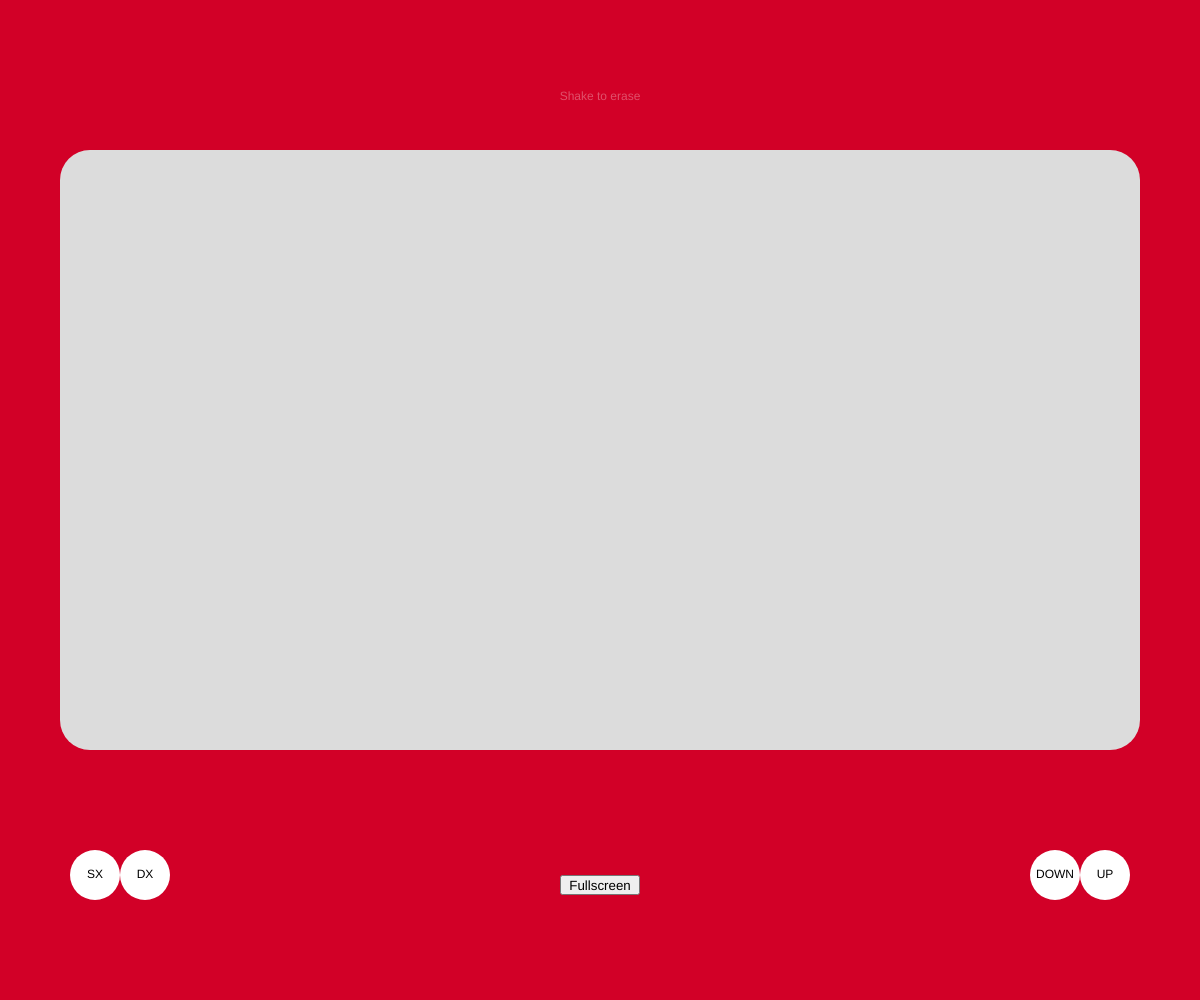
Frame 1 (no input)
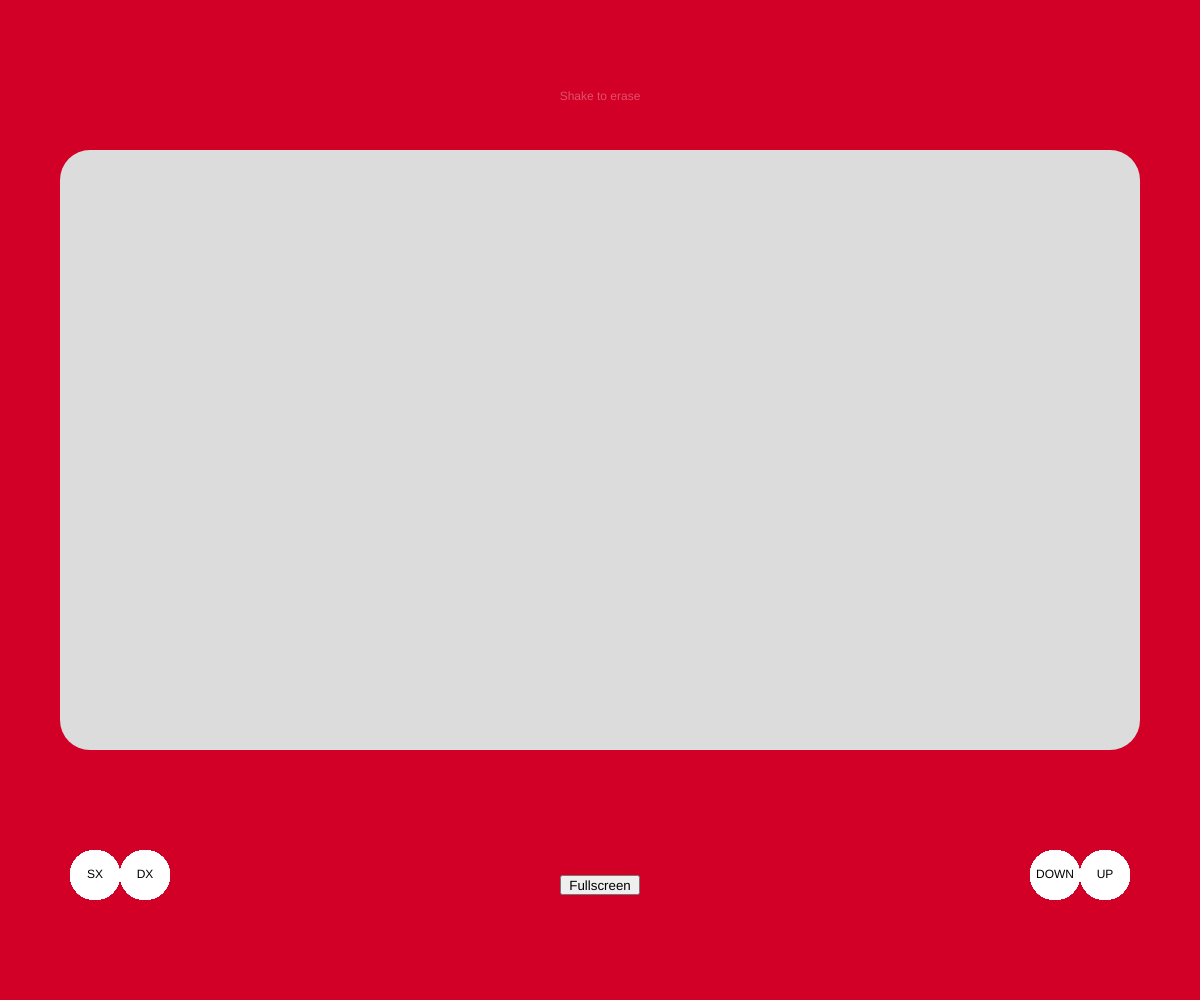
Frame 60 (no input)
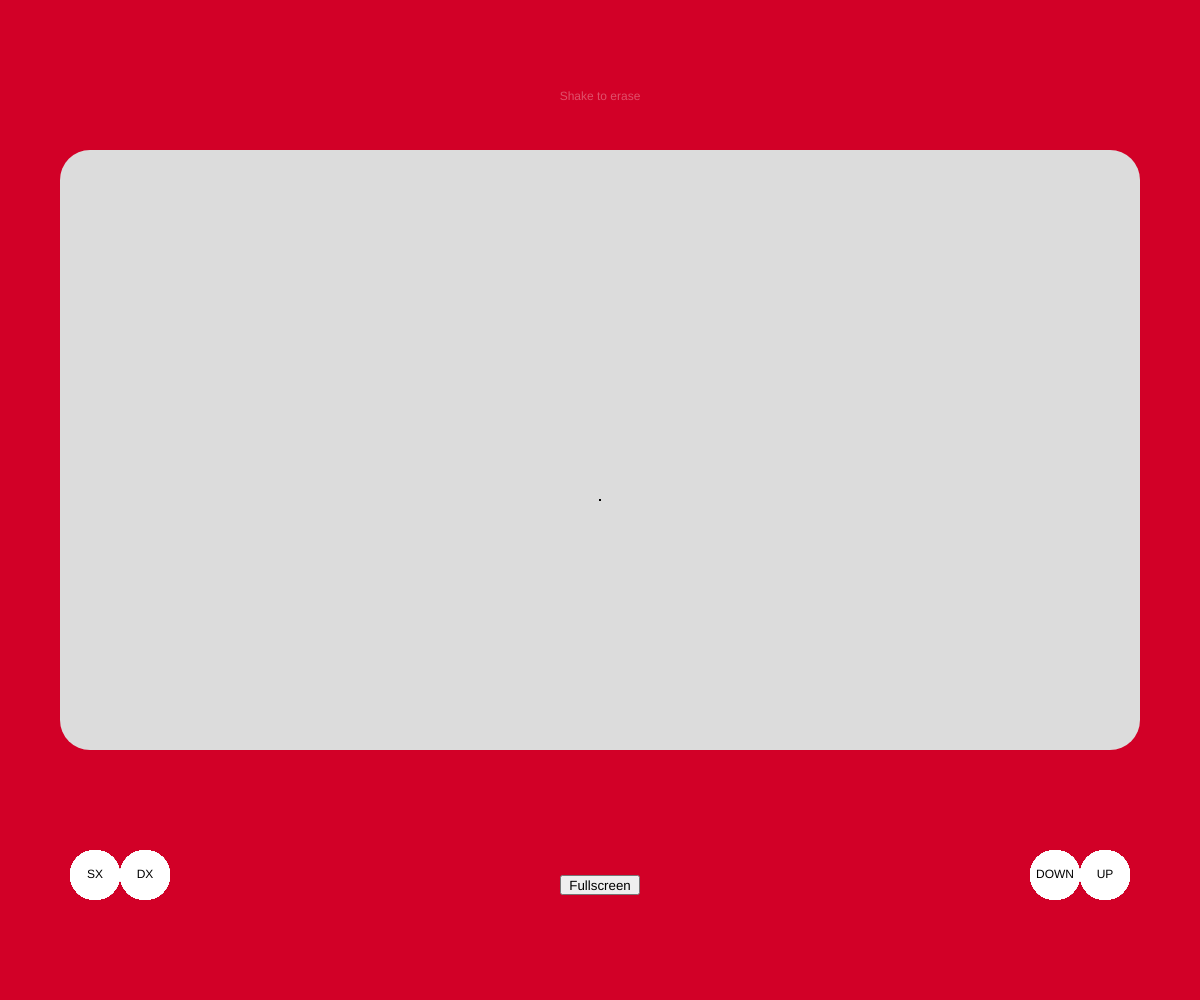
Frame 120 (the mouse pressed at the canvas centre since frame 60)

The p5.js sketch that drew these frames (run headless with seeded random() and noise() and a simulated clock; from frame 60 on, the mouse is pressed at the canvas centre):

// p5.js sketch
// ── sketch.js
let dotX;
let dotY;
let rectX;
let rectY;
let rectW;
let rectH;
let penna;
let bgcolor;
let destra;
let sinistra;
let sopra;
let sotto;
let value = 220;
let button;


function setup() {
  createCanvas(windowWidth, windowHeight);
  bgcolor = 210;
  background(210, 0, 39);
  textAlign(CENTER);
  rectMode(CENTER);
  fill(255, 255, 255, 80)
  text("Shake to erase", windowWidth/2, windowHeight/10)
  dotX = windowWidth/2;                                                                   //punto di partenza della penna
  dotY = windowHeight/2;                                                                  
  destra = new Tasto((windowWidth/10)+25, 7*(windowHeight/8), 50, "DX");                  //tasti direzionali
  sinistra = new Tasto((windowWidth/10)-25, 7*(windowHeight/8), 50, "SX");
  sopra = new Tasto(9*(windowWidth/10)+25, 7*(windowHeight/8), 50, "UP");
  sotto = new Tasto(9*(windowWidth/10)-25, 7*(windowHeight/8), 50, "DOWN");
  rectX = windowWidth/2;                                                                  //posizione e dimensione del rettangolo grigio
  rectY = windowHeight/2;
  rectW = 9*(windowWidth/10);
  rectH = 6*(windowHeight/10);
  noStroke();
  push()
  translate(0, -windowHeight/20);                      
  fill(value);
  rect(rectX, rectY, rectW, rectH, 30)
  pop()
  button = createButton('Fullscreen');                                                    //bottone per fullscreen (ATTENZIONE: DA IOS NON FUNZIONA ANCHE DANDO IL CONSENSO)
  button.size(80,20);
  button.position((windowWidth/2)-40, 7*(windowHeight/8));
  button.mousePressed(schermointero);
  button.addClass("prevent-select");                                                      //aggiunta classe da css per evitare che sia evidenziabile il testo del pulsante
}

function draw() {

  destra.show();                                                                          //mostra tasti
  sinistra.show();
  sopra.show();
  sotto.show();
  muovi();
  
  if (dotY >= (rectH/2)+(windowHeight/2)-(windowHeight/20)){                              //evita che la "penna" esca dal rettangolo grigio
    dotY--;
  } else if(dotY <= -(rectH/2)+(windowHeight/2)-(windowHeight/20)){
    dotY++;
  }

  if(dotX >= (rectW/2)+(windowWidth/2)){
    dotX--;
  } else if (dotX <= -(rectW/2)+(windowWidth/2)){
    dotX++;
  }

}

function muovi(){                             //funzione per muovere penna se si tengono premuti i tasti
  if(mouseIsPressed){
    fill("black");
    penna = ellipse(dotX, dotY, 1);
    destra.muovidx();
    sinistra.muovisx();
    sopra.muoviup();
    sotto.muovidown();
    
  }

}

function schermointero(){                     //funzione per schermo intero richiamata dal bottone (ATTENZIONE: DA IOS NON FUNZIONA ANCHE DANDO IL CONSENSO)
  let fs = fullscreen();
  fullscreen(!fs);
}

function deviceShaken() {                     //"cancella" il disegno quando si scuote il telefono, ridisegnando il rettangoo grigio
  push()
  translate(0, -windowHeight/20);
  fill(value);
  rect(rectX, rectY, rectW, rectH, 30)
  pop()
}

function touchMoved() {                       //evitare di scorrere la pagina
  return false;
}

class Tasto {
  constructor(xpos, ypos, radius, title){
    this.x = xpos;
    this.y = ypos;
    this.r = radius;
    this.color = "white";
    this.name = title;
  }
  show(){
    noStroke();
    fill(this.color);
    circle(this.x, this.y, this.r);
    textAlign(CENTER, CENTER);
    fill("black");
    text(this.name, this.x, this.y);
  }
  muovidx(){                                                        //funzioni per aumentare o diminuire le variabili della penna
    let d = (dist(mouseX, mouseY, this.x, this.y)+25);
    if (d < this.r){
      dotX++;      
    }
  }

  muovisx(){
    let d = (dist(mouseX, mouseY, this.x, this.y)+25);
    if (d < this.r){
      dotX = dotX - 1;      
    }
  }
  muoviup(){
    let d = (dist(mouseX, mouseY, this.x, this.y)+25);
    if (d < this.r){
      dotY = dotY - 1;
   }
  }

  muovidown(){
    let d = (dist(mouseX, mouseY, this.x, this.y)+25);
    if (d < this.r){
      dotY++;
    }
  }
}


function windowResized(){                             //resize in tempo reale della pagina
  dotX = windowWidth/2;
  dotY = windowHeight/2;
  penna = (dotX, dotY);
  destra.x = (windowWidth/10)+25;
  destra.y = 7*(windowHeight/8);
  sinistra.x = (windowWidth/10)-25;
  sinistra.y = 7*(windowHeight/8);
  sopra.x = 9*(windowWidth/10)+25;
  sopra.y = 7*(windowHeight/8);
  sotto.x = 9*(windowWidth/10)-25;
  sotto.y = 7*(windowHeight/8);
  resizeCanvas(windowWidth, windowHeight);
  rectX = windowWidth/2;
  rectY = windowHeight/2;
  rectW = 9*(windowWidth/10);
  rectH = 6*(windowHeight/10);
  background(210, 0, 39);
  button.position((windowWidth/2)-40, 7*(windowHeight/8));
  fill(255, 255, 255, 80)
  text("Shake to erase", windowWidth/2, windowHeight/10)

  push()                                                //quando si ruota il telefono si cancella il disegno
  translate(0, -windowHeight/20);
  fill(value);
  rect(rectX, rectY, rectW, rectH, 30)
  pop()

}

document.ontouchmove = function(event) {
  event.preventDefault();
};
// ── style.css
html, body {
  margin: 0;
  padding: 0;
  overflow-x: hidden;
}

body { 
  position: relative;}

canvas {
  display: block;
}

.prevent-select {                       /*classe per evitare che tener premuto sullo schermo faccia selezionare degli elementi*/
  -webkit-user-select: none;
  -ms-user-select: none;
  user-select: none;
}

#warning-message { display: none; }
    @media only screen and (orientation:portrait){      /*quando lo schermo è in verticale viene consigliato di metterlo in orizzontale*/
        #wrapper { display:none; }
        #warning-message { display:block;
          background-color: white;
          position:absolute;
          height: 100%;
          width: 100%;
          z-index: 10;
          padding: 10px;
          font-size: 50px;
          font-family: 'Gill Sans', 'Gill Sans MT', Calibri, 'Trebuchet MS', sans-serif; }
    }
    @media only screen and (orientation:landscape){
        #warning-message { display:none; }
    }
